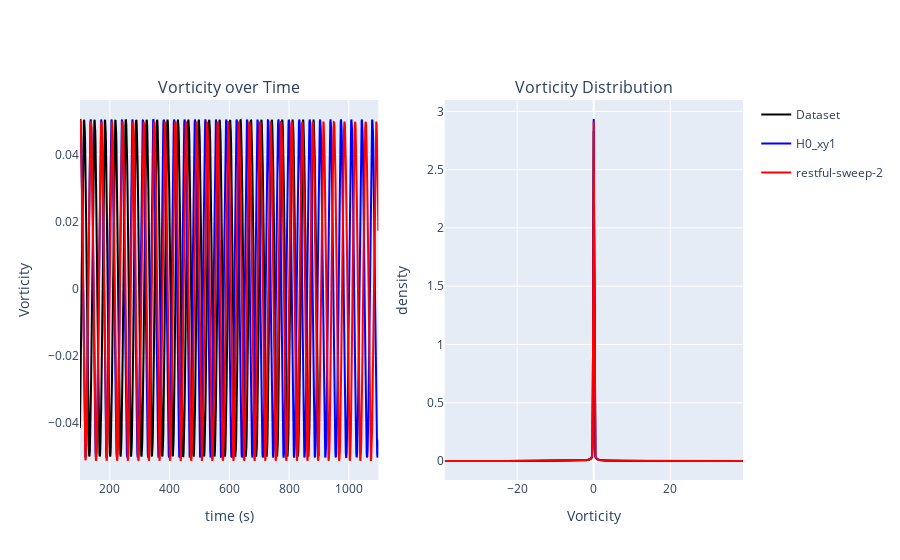

Notebook source saved alongside this figure:
### Code cell
if debug:
    fig = make_subplots(rows=1, cols=2, column_titles=('Vorticity over Time','Vorticity Distribution'))
    t_in = 100
    colors = iter(['Black','Blue','Red'])
    for i, key in enumerate(show_model_list):
        #if key not in show_model_list: continue
        color_i = next(colors)
        fig.add_trace(go.Scatter(x=np.arange(t_in, t_in+models[key]['vorticity'].shape[0]),  y=models[key]['vorticity'].mean(dim=-1),  mode='lines', line=dict(color=color_i), showlegend=False, name=key, legendgroup=key), row=1, col=1)
        fig.add_trace(go.Scatter(x=models[key]['vorticity_bin'], y=models[key]['vorticity_density'], mode='lines', line=dict(color=color_i), name=key, legendgroup=key), row=1, col=2)
    fig.update_xaxes(title_text="time (s)", row=1, col=1); fig.update_yaxes(title_text="Vorticity", row=1, col=1)
    fig.update_xaxes(title_text="Vorticity", row=1, col=2); fig.update_yaxes(title_text="density", row=1, col=2)
    fig.show()

### Figure 1 — Plotly figure (JSON) as saved in the notebook; plotly's stock layout.template omitted (floating-point values rounded to 4 significant figures; data arrays with more than 128 entries replaced by an {"elided": "..."} marker saying what was removed)
{"data": [{"legendgroup": "Dataset", "line": {"color": "Black"}, "mode": "lines", "name": "Dataset", "showlegend": false, "type": "scatter", "x": {"elided": "800 int values"}, "xaxis": "x", "y": {"elided": "800 float values"}, "yaxis": "y"}, {"legendgroup": "Dataset", "line": {"color": "Black"}, "mode": "lines", "name": "Dataset", "type": "scatter", "x": {"elided": "500 float values"}, "xaxis": "x2", "y": {"elided": "500 float values"}, "yaxis": "y2"}, {"legendgroup": "H0_xy1", "line": {"color": "Blue"}, "mode": "lines", "name": "H0_xy1", "showlegend": false, "type": "scatter", "x": {"elided": "1000 int values"}, "xaxis": "x", "y": {"elided": "1000 float values"}, "yaxis": "y"}, {"legendgroup": "H0_xy1", "line": {"color": "Blue"}, "mode": "lines", "name": "H0_xy1", "type": "scatter", "x": {"elided": "500 float values"}, "xaxis": "x2", "y": {"elided": "500 float values"}, "yaxis": "y2"}, {"legendgroup": "restful-sweep-2", "line": {"color": "Red"}, "mode": "lines", "name": "restful-sweep-2", "showlegend": false, "type": "scatter", "x": {"elided": "1000 int values"}, "xaxis": "x", "y": {"elided": "1000 float values"}, "yaxis": "y"}, {"legendgroup": "restful-sweep-2", "line": {"color": "Red"}, "mode": "lines", "name": "restful-sweep-2", "type": "scatter", "x": {"elided": "500 float values"}, "xaxis": "x2", "y": {"elided": "500 float values"}, "yaxis": "y2"}], "layout": {"annotations": [{"font": {"size": 16}, "showarrow": false, "text": "Vorticity over Time", "x": 0.225, "xanchor": "center", "xref": "paper", "y": 1, "yanchor": "bottom", "yref": "paper"}, {"font": {"size": 16}, "showarrow": false, "text": "Vorticity Distribution", "x": 0.775, "xanchor": "center", "xref": "paper", "y": 1, "yanchor": "bottom", "yref": "paper"}], "xaxis": {"anchor": "y", "domain": [0, 0.45], "title": {"text": "time (s)"}}, "xaxis2": {"anchor": "y2", "domain": [0.55, 1], "title": {"text": "Vorticity"}}, "yaxis": {"anchor": "x", "domain": [0, 1], "title": {"text": "Vorticity"}}, "yaxis2": {"anchor": "x2", "domain": [0, 1], "title": {"text": "density"}}}}
